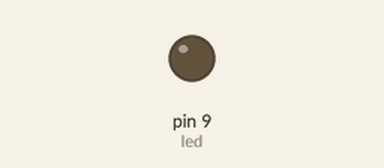
A sketch run on a simulated Arduino Uno, built with avr-gcc and run on an emulated ATmega328P. Shown: output pins drawn as LEDs (lit = HIGH).

Above: at 0.05 s.
At 0.4 s:
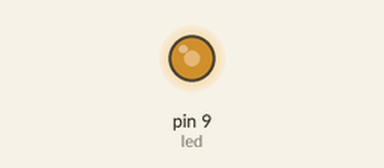
At 0.6 s:
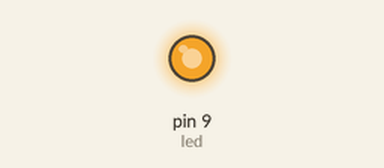
At 1.15 s:
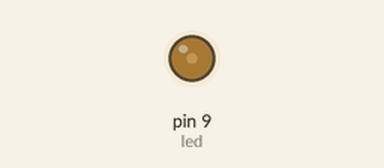
Timing chart, 0 to 3.0 s (numbered marks = the images above):
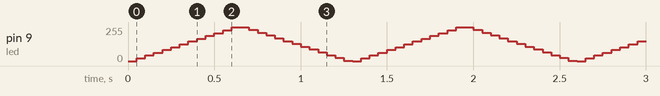

The sketch:

5.1_intensity.ino
```cpp
/*
12 steps of intensity
*/

int led = 9;
int brightness = 0;
int fadeAmount = 21;
void setup() {
  pinMode(led, OUTPUT);
}
void loop() {
  analogWrite(led, brightness);

  brightness = brightness + fadeAmount;
  if(brightness > 255) brightness = 255;
  if(brightness < 0) brightness = 0;

  if (brightness <= 0 || brightness >= 255) {
    fadeAmount = -fadeAmount;
  }

  delay(50);
}
```
